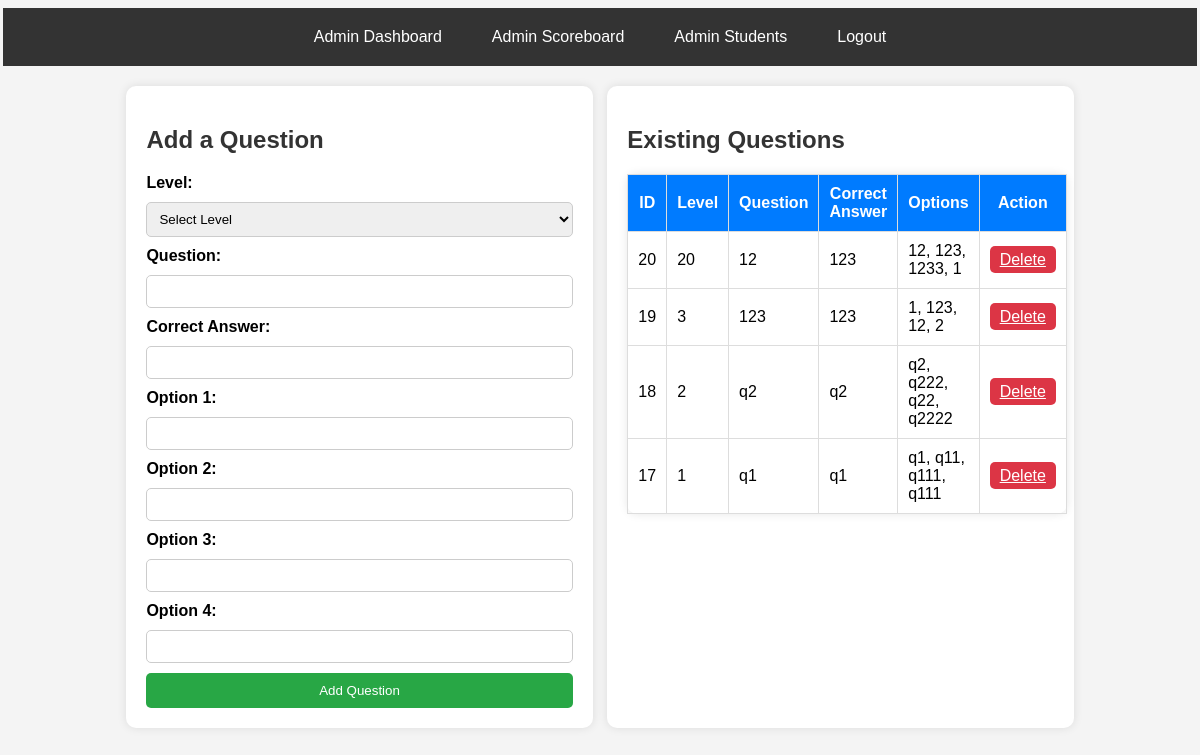
The app's page /assets/admin_dashboard.php (signed in) with its own data.
### tables this page shows
CREATE TABLE `questions` (
  `id` int(11) NOT NULL,
  `game_level` int(11) NOT NULL,
  `question` text NOT NULL,
  `correct_answer` varchar(255) NOT NULL,
  `option1` varchar(255) NOT NULL,
  `option2` varchar(255) NOT NULL,
  `option3` varchar(255) NOT NULL,
  `option4` varchar(255) NOT NULL
);

### assets/admin_dashboard.php (the view, shortened to what this page needs)
<?php
include '../database/config.php';
$questions_result = $conn->query("SELECT * FROM questions ORDER BY id DESC");
$questions = [];
while ($row = $questions_result->fetch_assoc()) {
    $questions[] = $row;
}
?>
<!DOCTYPE html>
<html lang="en">
<head>
</head>
<body>
    <div class="navbar">
        <a href="admin_dashboard.php">Admin Dashboard</a>
        <a href="admin_scoreboard.php">Admin Scoreboard</a>
        <a href="admin_students.php">Admin Students</a>
        <a href="logout.php">Logout</a>
    </div>
    <div class="container">
        <div class="left">
            <h2>Add a Question</h2>
            <form action="admin_dashboard.php" method="POST">
                <label>Level:</label>
                <select name="level" required>
                    <option value="">Select Level</option>
                </select>
                <label>Question:</label>
                <input type="text" name="question" required>
                <label>Correct Answer:</label>
                <input type="text" name="correct_answer" required>
                <label>Option 1:</label>
                <input type="text" name="option1" required>
                <label>Option 2:</label>
                <input type="text" name="option2" required>
                <label>Option 3:</label>
                <input type="text" name="option3" required>
                <label>Option 4:</label>
                <input type="text" name="option4" required>
                <button type="submit">Add Question</button>
            </form>
        </div>
        <div class="right">
            <h2>Existing Questions</h2>
            <table>
                <tr>
                    <th>ID</th>
                    <th>Level</th>
                    <th>Question</th>
                    <th>Correct Answer</th>
                    <th>Options</th>
                    <th>Action</th>
                </tr>
                <?php foreach ($questions as $row) { ?>
                <tr>
                    <td><?= $row['id']; ?></td>
                    <td><?= $row['game_level']; ?></td>
                    <td><?= htmlspecialchars($row['question']); ?></td>
                    <td><?= htmlspecialchars($row['correct_answer']); ?></td>
                    <td><?= htmlspecialchars($row['option1']) . ", " . htmlspecialchars($row['option2']) . ", " . htmlspecialchars($row['option3']) . ", " . htmlspecialchars($row['option4']); ?></td>
                    <td><a href="admin_dashboard.php?delete_id=<?= $row['id']; ?>" class="delete-btn" onclick="return confirm('Are you sure?');">Delete</a></td>
                </tr>
                <?php } ?>
            </table>
        </div>
    </div>
</body>
</html>

### assets/admin_dashboard.php (style rules this page uses)
body { font-family: Arial, sans-serif; background: #f4f4f4; display: flex; flex-direction: column; align-items: center; }
.navbar { background: #333; padding: 5px; display: flex; justify-content: center; gap: 20px; width: 100%; }
.navbar a { color: white; text-decoration: none; padding: 15px; border-radius: 5px; transition: 0.3s; }
.container { display: flex; justify-content: space-between; width: 80%; margin-top: 20px; }
.left, .right { width: 45%; background: white; padding: 20px; border-radius: 10px; box-shadow: 0 0 10px rgba(0, 0, 0, 0.1); }
h2 { color: #333; }
form { display: flex; flex-direction: column; gap: 10px; }
label { font-weight: bold; text-align: left; }
input, select { padding: 8px; border: 1px solid #ccc; border-radius: 5px; }
button { padding: 10px; background: #28a745; color: white; border: none; border-radius: 5px; cursor: pointer; }
table { width: 100%; margin-top: 20px; border-collapse: collapse; background: white; border-radius: 10px; box-shadow: 0 0 10px rgba(0, 0, 0, 0.1); }
th, td { padding: 10px; border: 1px solid #ddd; }
th { background: #007bff; color: white; }
.delete-btn { background: #dc3545; color: white; border: none; padding: 5px 10px; border-radius: 5px; cursor: pointer; }

### records on screen
questions: id "20", game_level "20", question "12", correct_answer "123", option1 "12", option2 "123", option3 "1233", option4 "1"
questions: id "19", game_level "3", question "123", correct_answer "123", option1 "1", option2 "123", option3 "12", option4 "2"
questions: id "18", game_level "2", question "q2", correct_answer "q2", option1 "q2", option2 "q222", option3 "q22", option4 "q2222"
questions: id "17", game_level "1", question "q1", correct_answer "q1", option1 "q1", option2 "q11", option3 "q111", option4 "q111"
